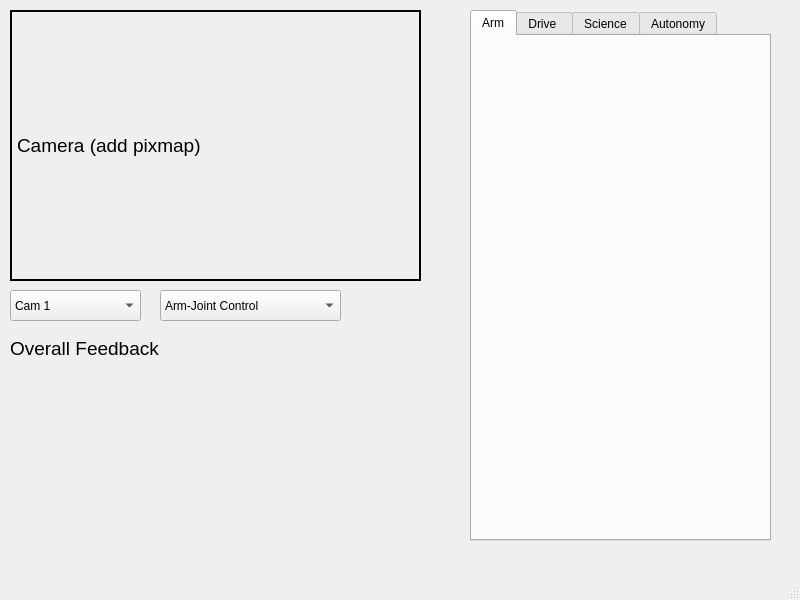
<?xml version="1.0" encoding="UTF-8"?>
<ui version="4.0">
 <class>MainWindow</class>
 <widget class="QMainWindow" name="MainWindow">
  <property name="geometry">
   <rect>
    <x>0</x>
    <y>0</y>
    <width>800</width>
    <height>600</height>
   </rect>
  </property>
  <property name="windowTitle">
   <string>Rover UI</string>
  </property>
  <widget class="QWidget" name="centralwidget">
   <widget class="QTabWidget" name="Systemsview">
    <property name="geometry">
     <rect>
      <x>470</x>
      <y>10</y>
      <width>301</width>
      <height>531</height>
     </rect>
    </property>
    <property name="currentIndex">
     <number>0</number>
    </property>
    <widget class="QWidget" name="Arm">
     <attribute name="title">
      <string>Arm</string>
     </attribute>
    </widget>
    <widget class="QWidget" name="Drive">
     <attribute name="title">
      <string>Drive </string>
     </attribute>
    </widget>
    <widget class="QWidget" name="Science">
     <attribute name="title">
      <string>Science</string>
     </attribute>
    </widget>
    <widget class="QWidget" name="Autonomy">
     <attribute name="title">
      <string>Autonomy</string>
     </attribute>
    </widget>
   </widget>
   <widget class="QComboBox" name="camera_selector">
    <property name="geometry">
     <rect>
      <x>10</x>
      <y>290</y>
      <width>131</width>
      <height>31</height>
     </rect>
    </property>
    <property name="currentText">
     <string>Cam 1</string>
    </property>
    <item>
     <property name="text">
      <string>Cam 1</string>
     </property>
    </item>
    <item>
     <property name="text">
      <string>Cam 2</string>
     </property>
    </item>
    <item>
     <property name="text">
      <string>Cam 3</string>
     </property>
    </item>
    <item>
     <property name="text">
      <string>Cam 4</string>
     </property>
    </item>
    <item>
     <property name="text">
      <string>Cam 5</string>
     </property>
    </item>
    <item>
     <property name="text">
      <string>Cam 6</string>
     </property>
    </item>
   </widget>
   <widget class="QLabel" name="Camera">
    <property name="geometry">
     <rect>
      <x>10</x>
      <y>10</y>
      <width>411</width>
      <height>271</height>
     </rect>
    </property>
    <property name="font">
     <font>
      <pointsize>14</pointsize>
     </font>
    </property>
    <property name="frameShape">
     <enum>QFrame::Box</enum>
    </property>
    <property name="lineWidth">
     <number>2</number>
    </property>
    <property name="text">
     <string>Camera (add pixmap)</string>
    </property>
   </widget>
   <widget class="QWidget" name="OverallFeedback" native="true">
    <property name="geometry">
     <rect>
      <x>10</x>
      <y>360</y>
      <width>311</width>
      <height>191</height>
     </rect>
    </property>
   </widget>
   <widget class="QLabel" name="label">
    <property name="geometry">
     <rect>
      <x>10</x>
      <y>340</y>
      <width>151</width>
      <height>17</height>
     </rect>
    </property>
    <property name="font">
     <font>
      <pointsize>14</pointsize>
     </font>
    </property>
    <property name="text">
     <string>Overall Feedback</string>
    </property>
   </widget>
   <widget class="QComboBox" name="control_selector">
    <property name="geometry">
     <rect>
      <x>160</x>
      <y>290</y>
      <width>181</width>
      <height>31</height>
     </rect>
    </property>
    <item>
     <property name="text">
      <string>Arm-Joint Control</string>
     </property>
    </item>
    <item>
     <property name="text">
      <string>Arm-Cartesian Control</string>
     </property>
    </item>
    <item>
     <property name="text">
      <string>Drive</string>
     </property>
    </item>
    <item>
     <property name="text">
      <string>Science</string>
     </property>
    </item>
    <item>
     <property name="text">
      <string>Autonomy</string>
     </property>
    </item>
   </widget>
  </widget>
  <widget class="QMenuBar" name="menubar">
   <property name="geometry">
    <rect>
     <x>0</x>
     <y>0</y>
     <width>800</width>
     <height>22</height>
    </rect>
   </property>
  </widget>
  <widget class="QStatusBar" name="statusbar"/>
 </widget>
 <resources/>
 <connections/>
</ui>
